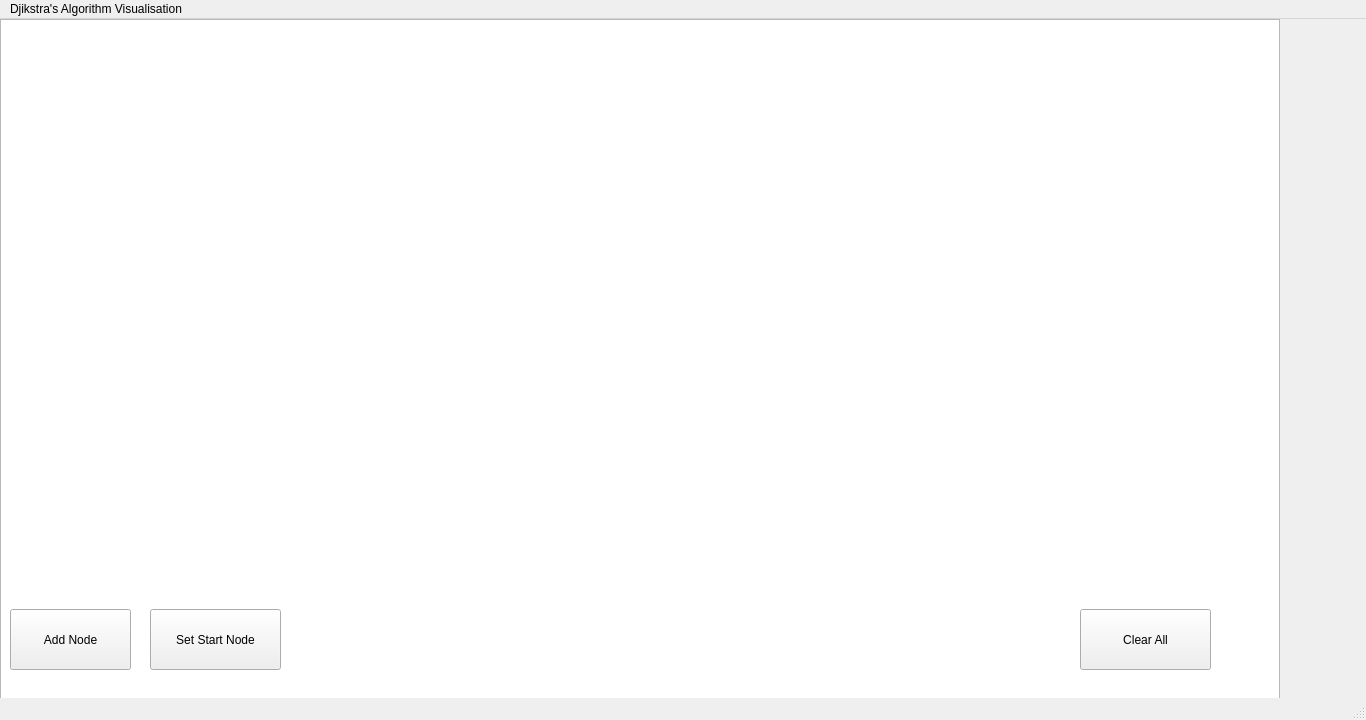
<?xml version="1.0" encoding="UTF-8"?>
<ui version="4.0">
 <class>MainWindow</class>
 <widget class="QMainWindow" name="MainWindow">
  <property name="geometry">
   <rect>
    <x>0</x>
    <y>0</y>
    <width>1366</width>
    <height>720</height>
   </rect>
  </property>
  <property name="sizePolicy">
   <sizepolicy hsizetype="Preferred" vsizetype="Preferred">
    <horstretch>0</horstretch>
    <verstretch>0</verstretch>
   </sizepolicy>
  </property>
  <property name="minimumSize">
   <size>
    <width>1366</width>
    <height>720</height>
   </size>
  </property>
  <property name="maximumSize">
   <size>
    <width>1366</width>
    <height>720</height>
   </size>
  </property>
  <property name="windowTitle">
   <string>MainWindow</string>
  </property>
  <widget class="QWidget" name="centralwidget">
   <widget class="QPushButton" name="addNodeButton">
    <property name="geometry">
     <rect>
      <x>10</x>
      <y>590</y>
      <width>121</width>
      <height>61</height>
     </rect>
    </property>
    <property name="text">
     <string>Add Node</string>
    </property>
   </widget>
   <widget class="QGraphicsView" name="graphicsView">
    <property name="geometry">
     <rect>
      <x>0</x>
      <y>0</y>
      <width>1280</width>
      <height>720</height>
     </rect>
    </property>
    <property name="sizePolicy">
     <sizepolicy hsizetype="Expanding" vsizetype="Maximum">
      <horstretch>0</horstretch>
      <verstretch>0</verstretch>
     </sizepolicy>
    </property>
    <property name="minimumSize">
     <size>
      <width>1280</width>
      <height>720</height>
     </size>
    </property>
    <property name="maximumSize">
     <size>
      <width>1280</width>
      <height>720</height>
     </size>
    </property>
    <property name="verticalScrollBarPolicy">
     <enum>Qt::ScrollBarAlwaysOff</enum>
    </property>
    <property name="horizontalScrollBarPolicy">
     <enum>Qt::ScrollBarAlwaysOff</enum>
    </property>
    <property name="sizeAdjustPolicy">
     <enum>QAbstractScrollArea::AdjustToContents</enum>
    </property>
    <property name="sceneRect">
     <rectf>
      <x>0.000000000000000</x>
      <y>0.000000000000000</y>
      <width>1280.000000000000000</width>
      <height>720.000000000000000</height>
     </rectf>
    </property>
    <property name="dragMode">
     <enum>QGraphicsView::NoDrag</enum>
    </property>
   </widget>
   <widget class="QPushButton" name="setStart">
    <property name="geometry">
     <rect>
      <x>150</x>
      <y>590</y>
      <width>131</width>
      <height>61</height>
     </rect>
    </property>
    <property name="text">
     <string>Set Start Node</string>
    </property>
   </widget>
   <widget class="QPushButton" name="clearButton">
    <property name="geometry">
     <rect>
      <x>1080</x>
      <y>590</y>
      <width>131</width>
      <height>61</height>
     </rect>
    </property>
    <property name="text">
     <string>Clear All</string>
    </property>
   </widget>
   <zorder>graphicsView</zorder>
   <zorder>addNodeButton</zorder>
   <zorder>setStart</zorder>
   <zorder>clearButton</zorder>
  </widget>
  <widget class="QMenuBar" name="menubar">
   <property name="geometry">
    <rect>
     <x>0</x>
     <y>0</y>
     <width>1366</width>
     <height>26</height>
    </rect>
   </property>
   <widget class="QMenu" name="menuDjikstra_s_Algorithm_Visualisation">
    <property name="title">
     <string>Djikstra's Algorithm Visualisation</string>
    </property>
   </widget>
   <addaction name="menuDjikstra_s_Algorithm_Visualisation"/>
  </widget>
  <widget class="QStatusBar" name="statusbar"/>
 </widget>
 <resources/>
 <connections/>
</ui>
